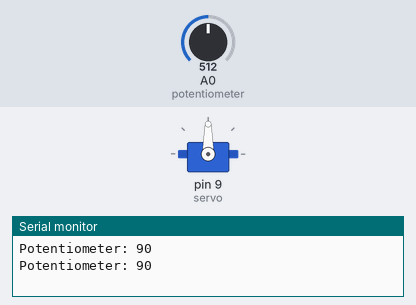
Bench run of a sketch on a simulated Arduino Uno, built with avr-gcc and run on an emulated ATmega328P. Shown: servo, the last lines printed to the serial monitor. The inputs (shaded band) are chosen by the test bench; at power-on: A0 (potentiometer) = 512.

Above: at 1.8 s.
1.9 s: A0 (potentiometer) set to 716
At 2.8 s:
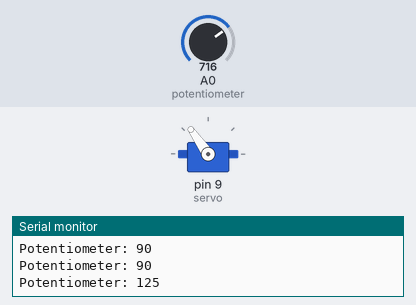
3.5 s: A0 (potentiometer) set to 900
At 4.4 s:
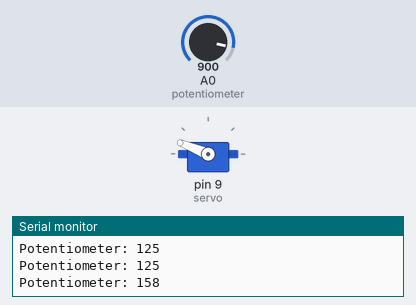
5.5 s: A0 (potentiometer) set to 1023
At 7.1 s:
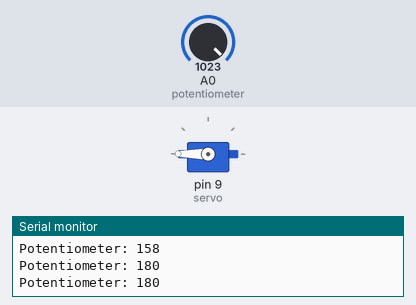
7.5 s: A0 (potentiometer) set to 306
At 8.7 s:
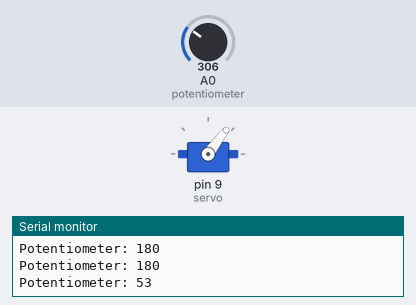
9.5 s: A0 (potentiometer) set to 122
At 10.3 s:
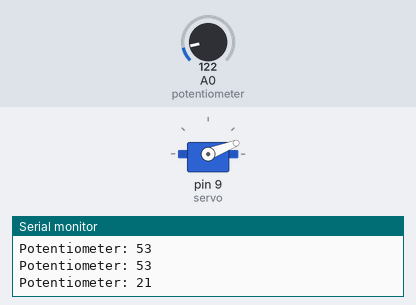
11.5 s: A0 (potentiometer) set to 0
At 13.0 s:
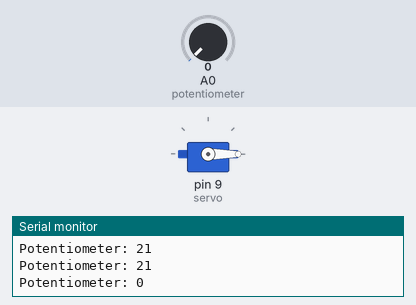
Timing chart, 0 to 14.5 s (numbered marks = the images above; inputs shaded):
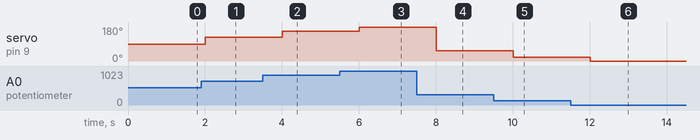

The sketch:

micro4_part4.ino
```cpp
#include <Servo.h>
Servo servo;  // create servo object to control a servo
int val;
void setup() {
  // put your setup code here, to run once:
  servo.attach(9,1000,2000);  // attaches the servo on pin 9 to the servo object
  Serial.begin(9600);

}

void loop() {
  // put your main code here, to run repeatedly:
    Serial.print("Potentiometer: ");
    val = analogRead(A0);            // reads the value of the potentiometer (value between 0 and 1023)
    val = map(val, 0, 1023, 0, 180);     // scale it to use it with the servo (value between 0 and 180)
    Serial.println(val);
    servo.write(val);
    delay(1000);

}
```

Measured:
- after the input at 1.9 s, servo on pin 9 (servo): 90° → 125° after 0.10 s
- after the input at 3.5 s, servo on pin 9 (servo): 125° → 158° after 0.50 s
- after the input at 5.5 s, servo on pin 9 (servo): 158° → 180° after 0.50 s
- after the input at 7.5 s, servo on pin 9 (servo): 180° → 53° after 0.50 s
- after the input at 9.5 s, servo on pin 9 (servo): 53° → 21° after 0.51 s
- after the input at 11.5 s, servo on pin 9 (servo): 21° → 0° after 0.51 s
